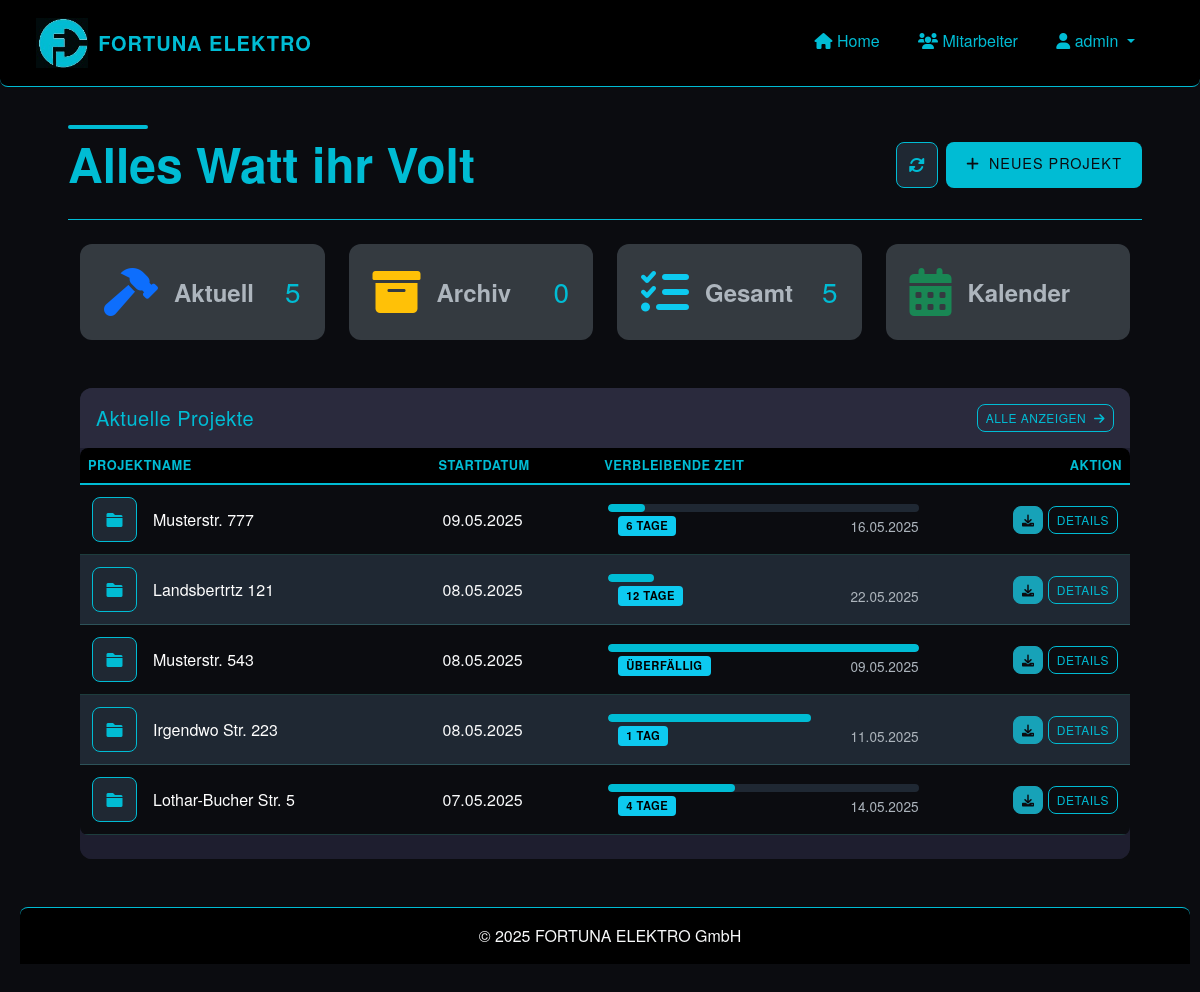
Page / (signed in) on the earlier database version.
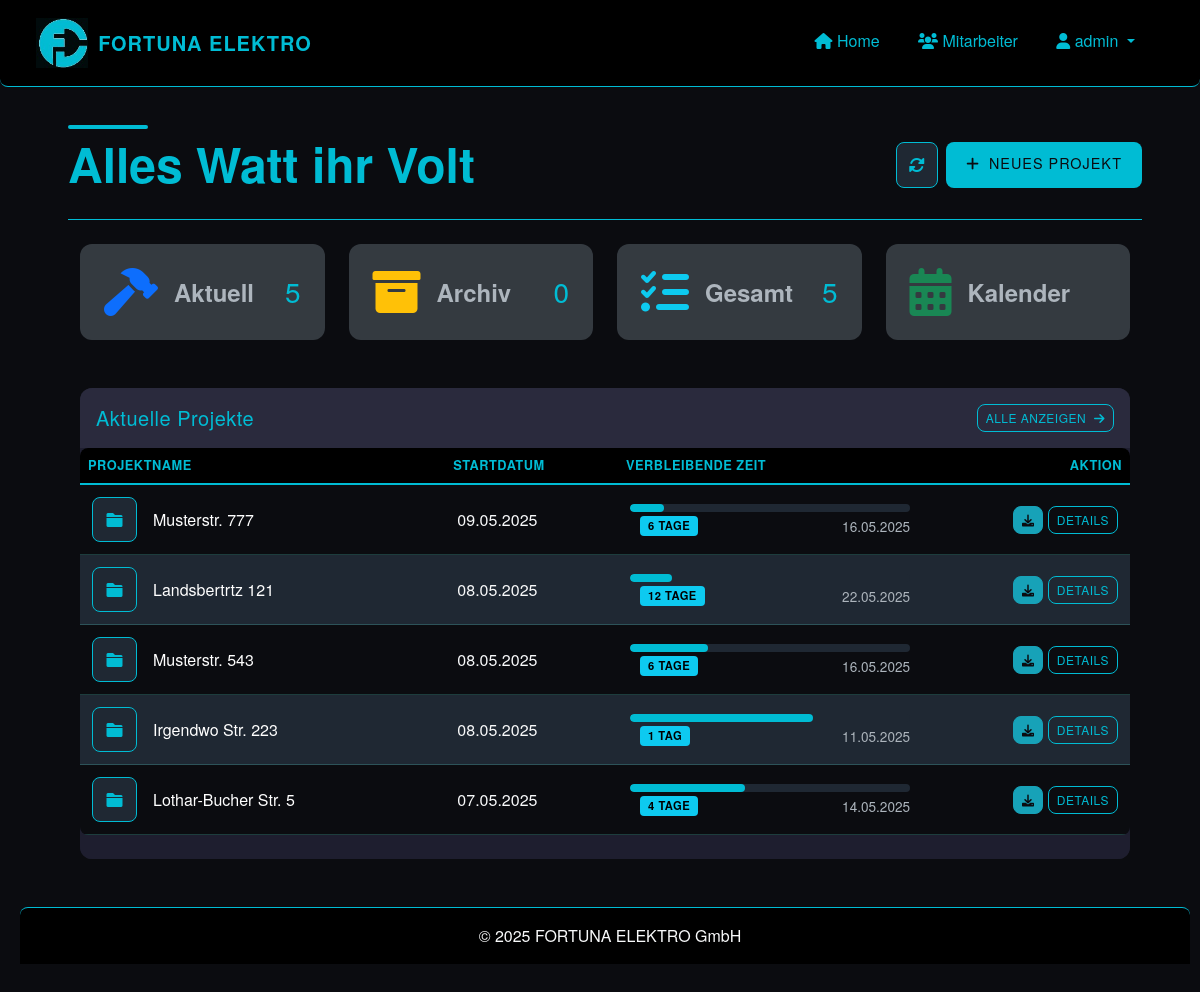
Same page on the later database version.
### app/models/user.py (models this page shows, shortened)
class User(UserMixin, db.Model):
    id = db.Column(db.Integer, primary_key=True)
    username = db.Column(db.String(64), unique=True, nullable=False)
    password_hash = db.Column(db.String(128), nullable=False)
    role = db.Column(db.String(20), nullable=False, default='installateur')  # 'admin' oder 'installateur'
    is_active = db.Column(db.Boolean, default=True)
    created_at = db.Column(db.DateTime, default=datetime.utcnow)
    projects = db.relationship('Project', backref='creator', lazy='dynamic')
    files = db.relationship('File', backref='uploader', lazy='dynamic')
    timesheets = db.relationship('Timesheet', backref='employee', lazy='dynamic')
    def is_admin(self):
        return self.role == 'admin'

### app/models/project.py (models this page shows, shortened)
class Project(db.Model):
    id = db.Column(db.Integer, primary_key=True)
    name = db.Column(db.String(128), nullable=False)  # Adresse als Projektname
    description = db.Column(db.Text)
    start_date = db.Column(db.DateTime, default=datetime.utcnow)
    end_date = db.Column(db.DateTime)
    status = db.Column(db.String(20), default='in_bearbeitung')  # 'in_bearbeitung', 'abgeschlossen', 'archiviert'
    creator_id = db.Column(db.Integer, db.ForeignKey('user.id'))
    files = db.relationship('File', backref='project', lazy='dynamic', cascade='all, delete-orphan')
    timesheets = db.relationship('Timesheet', backref='project', lazy='dynamic', cascade='all, delete-orphan')
    def is_overdue(self):
        if not self.end_date:
            return False
        return self.end_date < datetime.now()
    def days_remaining(self):
        if not self.end_date:
            return None
        today = datetime.now()
        delta = (self.end_date.date() - today.date()).days
        return delta
    def get_progress_percentage(self):
        if not self.end_date or not self.start_date:
            return 0
        now = datetime.now()
        if isinstance(self.start_date, datetime) and isinstance(self.end_date, datetime):
            total_duration = (self.end_date - self.start_date).total_seconds()
            elapsed_time = (now - self.start_date).total_seconds()
        if elapsed_time >= total_duration:
            return 100
        progress = (elapsed_time / total_duration) * 100
        return round(progress, 1)  # Auf eine Dezimalstelle runden

### app/routes/dashboard.py (the view)
@dashboard.route('/')
@login_required
def index():
    in_progress = Project.query.filter_by(status='in_bearbeitung').order_by(Project.start_date.desc()).all()
    archived = Project.query.filter_by(status='archiviert').order_by(Project.start_date.desc()).all()
    now = datetime.now()
    return render_template(
        'dashboard/index.html',
        title='Dashboard',
        in_progress=in_progress,
        archived=archived,
        now=now  # Add this line to pass the current datetime
    )

### app/templates/dashboard/index.html (shortened to what this page needs)
{% extends "base.html" %}
{% block content %}
<link rel="stylesheet" href="{{ url_for('static', filename='css/index_style.css') }}">
<link rel="stylesheet" href="{{ url_for('static', filename='css/projects_view.css') }}">
<link href="https://cdnjs.cloudflare.com/ajax/libs/font-awesome/6.0.0/css/all.min.css" rel="stylesheet">
<div class="container-fluid py-4">
    <div class="d-flex flex-column flex-md-row justify-content-between align-items-start align-items-md-center mb-4 gap-3">
        <div class="position-relative">
            <div class="dashboard-heading-decoration"></div>
            <h4 class="fw-bold mb-1 display-5 position-relative">Alles Watt ihr Volt</h4>
        </div>
        <div class="d-flex">
            <a href="{{ url_for('dashboard.index') }}" class="btn btn-light me-2 btn-refresh" aria-label="Aktualisieren">
                <i class="fas fa-sync-alt"></i>
            </a>
            <a href="{{ url_for('projects.new_project') }}" class="btn btn-gradient">
                <i class="fas fa-plus me-1"></i> Neues Projekt
            </a>
        </div>
    </div>
<div class="row g-4 mb-5">
    <div class="col-12 col-sm-6 col-lg-3">
        <div class="card h-100 border-0 shadow-hover stat-card custom-stat-card" data-bs-toggle="modal" data-bs-target="#projectsModal" data-tab-target="in-progress-tab">
            <div class="card-body p-4">
                <div class="d-flex align-items-center justify-content-between">
                    <div class="d-flex align-items-center gap-3">
                        <i class="fas fa-hammer fa-3x text-primary"></i>
                        <span class="text-muted fw-bold fs-4">Aktuell</span>
                    </div>
                    <h3 class="mb-0">{{ in_progress|length }}</h3>
                </div>
            </div>
        </div>
    </div>
    <div class="col-12 col-sm-6 col-lg-3">
        <div class="card h-100 border-0 shadow-hover stat-card custom-stat-card" data-bs-toggle="modal" data-bs-target="#projectsModal" data-tab-target="archived-tab">
            <div class="card-body p-4">
                <div class="d-flex align-items-center justify-content-between">
                    <div class="d-flex align-items-center gap-3">
                        <i class="fas fa-archive fa-3x text-warning"></i>
                        <span class="text-muted fw-bold fs-4">Archiv</span>
                    </div>
                    <h3 class="mb-0">{{ archived|length }}</h3>
                </div>
            </div>
        </div>
    </div>
    <div class="col-12 col-sm-6 col-lg-3">
        <div class="card h-100 border-0 shadow-hover stat-card custom-stat-card" data-bs-toggle="modal" data-bs-target="#projectsModal" data-tab-target="all-tab">
            <div class="card-body p-4">
                <div class="d-flex align-items-center justify-content-between">
                    <div class="d-flex align-items-center gap-3">
                        <i class="fas fa-tasks fa-3x text-info"></i>
                        <span class="text-muted fw-bold fs-4">Gesamt</span>
                    </div>
                    <h3 class="mb-0">{{ (in_progress|length) + (completed|length) + (archived|length) }}</h3>
                </div>
            </div>
        </div>
    </div>
    <div class="col-12 col-sm-6 col-lg-3">
        <div class="card h-100 border-0 shadow-hover stat-card custom-stat-card" data-bs-toggle="modal" data-bs-target="#projectsModal" data-tab-target="calendar-tab">
            <div class="card-body p-4">
                <div class="d-flex align-items-center justify-content-between">
                    <div class="d-flex align-items-center gap-3">
                        <i class="fas fa-calendar-alt fa-3x text-success"></i>
                        <span class="text-muted fw-bold fs-4">Kalender</span>
                    </div>
                </div>
            </div>
        </div>
    </div>
</div>
<div class="row mb-4">
    <div class="col-12">
        <div class="card border-0 shadow-hover aktuelle-projekte">
            <div class="card-header border-0 py-3">
                <div class="d-flex justify-content-between align-items-center">
                    <h5 class="mb-0">Aktuelle Projekte</h5>
                    <button class="btn btn-sm btn-outline-primary" data-bs-toggle="modal" data-bs-target="#projectsModal">
                        Alle anzeigen <i class="fas fa-arrow-right ms-1"></i>
                    </button>
                </div>
            </div>
            <div class="card-body p-0">
                {% if in_progress %}
                <div class="table-responsive">
                    <table class="table table-hover align-middle mb-0">
                        <thead>
                            <tr>
                                <th>Projektname</th>
                                <th class="d-none d-md-table-cell">Startdatum</th>
                                <th class="d-none d-lg-table-cell">Verbleibende Zeit</th>
                                <th class="text-end">Aktion</th>
                            </tr>
                        </thead>
                        <tbody>
                            {% for project in in_progress[:5] %}
                                <tr>
                                    <td>
                                        <div class="d-flex align-items-center">
                                            <div class="project-icon me-3">
                                                <i class="fas fa-folder" style="color: var(--accent);"></i>
                                            </div>
                                            <div>
                                                <h6 class="mb-0" style="color: white;">{{ project.name }}</h6>
                                            </div>
                                        </div>
                                    </td>
                                    <td class="d-none d-md-table-cell text-light">{{ project.start_date.strftime('%d.%m.%Y') }}</td>
                                    <td class="d-none d-lg-table-cell">
                                        {% if project.end_date %}
                                            <div class="progress-container">
                                                <div class="progress-wrapper">
                                                    <div class="progress" style="height: 8px; background-color: var(--primary-light);">
                                                        <div class="progress-bar" role="progressbar"
                                                            style="width: {{ project.get_progress_percentage() }}%; background-color: var(--accent);"
                                                            aria-valuenow="{{ project.get_progress_percentage() }}" aria-valuemin="0" aria-valuemax="100">
                                                        </div>
                                                    </div>
                                                    <div class="date-time-container">
                                                        <span class="badge bg-info countdown-badge" style="color: #000 !important; font-weight: bold;">
                                                            {% if project.is_overdue() %}
                                                                Überfällig
                                                            {% elif project.days_remaining() == 0 %}
                                                                Heute fällig
                                                            {% elif project.days_remaining() == 1 %}
                                                                1 Tag
                                                            {% else %}
                                                                {{ project.days_remaining() }} Tage
                                                            {% endif %}
                                                        </span>
                                                        <span class="end-date date-text text-muted">{{ project.end_date.strftime('%d.%m.%Y') }}</span>
                                                    </div>
                                                </div>
                                            </div>
                                        {% else %}
                                            <div class="d-flex align-items-center">
                                                <span class="badge bg-secondary">Kein Enddatum</span>
                                            </div>
                                        {% endif %}
                                    </td>
                                    <td class="text-end">
                                        <a href="{{ url_for('files.download_project', project_id=project.id) }}" class="btn btn-sm btn-primary">
                                            <i class="fas fa-download"></i>
                                        </a>
                                        <a href="{{ url_for('projects.view_project', project_id=project.id) }}" class="btn btn-sm btn-outline-primary">
                                            Details
                                        </a>
                                    </td>
                                </tr>
                            {% endfor %}
                        </tbody>
                    </table>
                </div>
                {% endif %}
            </div>
        </div>
    </div>
</div>
                        {% set all_projects = in_progress + archived %}
{% endblock %}

### app/templates/base.html (shortened to what this page needs)
<!DOCTYPE html>
<html lang="de">
<head>
    <link href="https://cdn.jsdelivr.net/npm/bootstrap@5.3.0/dist/css/bootstrap.min.css" rel="stylesheet">
    <link rel="stylesheet" href="https://cdn.jsdelivr.net/npm/bootstrap-icons@1.11.1/font/bootstrap-icons.css">
    <link rel="stylesheet" href="https://cdnjs.cloudflare.com/ajax/libs/font-awesome/6.0.0/css/all.min.css">
    <link rel="stylesheet" href="{{ url_for('static', filename='css/responsive.css') }}">
</head>
<body>
    <nav class="navbar navbar-expand-lg navbar-dark mb-4">
        <div class="container">
            <a class="navbar-brand d-flex align-items-center" href="{{ url_for('dashboard.index') }}">
                <img src="{{ url_for('static', filename='img/logo.jpg') }}" alt="Fortuna Elektro Logo">
                <span>FORTUNA ELEKTRO</span>
            </a>
            <div class="collapse navbar-collapse" id="navbarNav">
                <ul class="navbar-nav ms-auto">
                    {% if current_user.is_authenticated %}
                        <li class="nav-item">
                            <a class="nav-link" href="{{ url_for('dashboard.index') }}">
                                <i class="fas fa-home"></i> Home
                            </a>
                        </li>
                        {% if current_user.is_admin() %}
                            <li class="nav-item">
                                <a class="nav-link" href="{{ url_for('admin.list_users') }}">
                                    <i class="fas fa-users"></i> Mitarbeiter
                                </a>
                            </li>
                        {% endif %}
                        <li class="nav-item dropdown">
                            <a class="nav-link dropdown-toggle" href="#" role="button" data-bs-toggle="dropdown">
                                <i class="fas fa-user"></i> {{ current_user.username }}
                            </a>
                        </li>
                    {% else %}
                        <li class="nav-item">
                            <a class="nav-link" href="{{ url_for('auth.login') }}">
                                <i class="fas fa-sign-in-alt"></i> Anmelden
                            </a>
                        </li>
                    {% endif %}
                </ul>
            </div>
        </div>
    </nav>
    <div class="container content-container">
        {% block content %}{% endblock %}
    </div>
    <footer class="footer mt-auto py-3">
        <div class="container text-center">
            <span class="text-light">&copy; 2025 FORTUNA ELEKTRO GmbH</span>
        </div>
    </footer>
</body>
</html>

Differences in the rows shown:
changed Project "Musterstr. 543": {{ project.get_progress_percentage() }} 100 → 27.8 (drawn); days_remaining (not shown) → "6"; end_date "09.05.2025" → "16.05.2025"; end_date "ÜBERFÄLLIG" → "TAGE"
